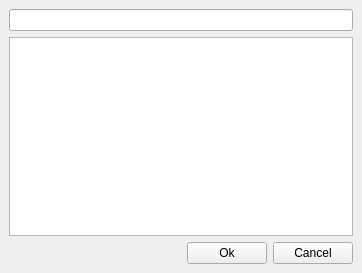
<?xml version="1.0" encoding="UTF-8"?>
<ui version="4.0">
 <class>SelectFolder</class>
 <widget class="QMainWindow" name="SelectFolder">
  <property name="geometry">
   <rect>
    <x>0</x>
    <y>0</y>
    <width>362</width>
    <height>273</height>
   </rect>
  </property>
  <property name="windowTitle">
   <string>MainWindow</string>
  </property>
  <widget class="QWidget" name="centralwidget">
   <layout class="QVBoxLayout" name="verticalLayout">
    <item>
     <widget class="QLineEdit" name="lineEdit"/>
    </item>
    <item>
     <widget class="QTreeView" name="treeView"/>
    </item>
    <item>
     <layout class="QHBoxLayout" name="horizontalLayout">
      <item>
       <spacer name="horizontalSpacer">
        <property name="orientation">
         <enum>Qt::Horizontal</enum>
        </property>
        <property name="sizeHint" stdset="0">
         <size>
          <width>40</width>
          <height>20</height>
         </size>
        </property>
       </spacer>
      </item>
      <item>
       <widget class="QPushButton" name="pushButton">
        <property name="text">
         <string>Ok</string>
        </property>
       </widget>
      </item>
      <item>
       <widget class="QPushButton" name="pushButton_2">
        <property name="text">
         <string>Cancel</string>
        </property>
       </widget>
      </item>
     </layout>
    </item>
   </layout>
  </widget>
 </widget>
 <resources/>
 <connections/>
</ui>
